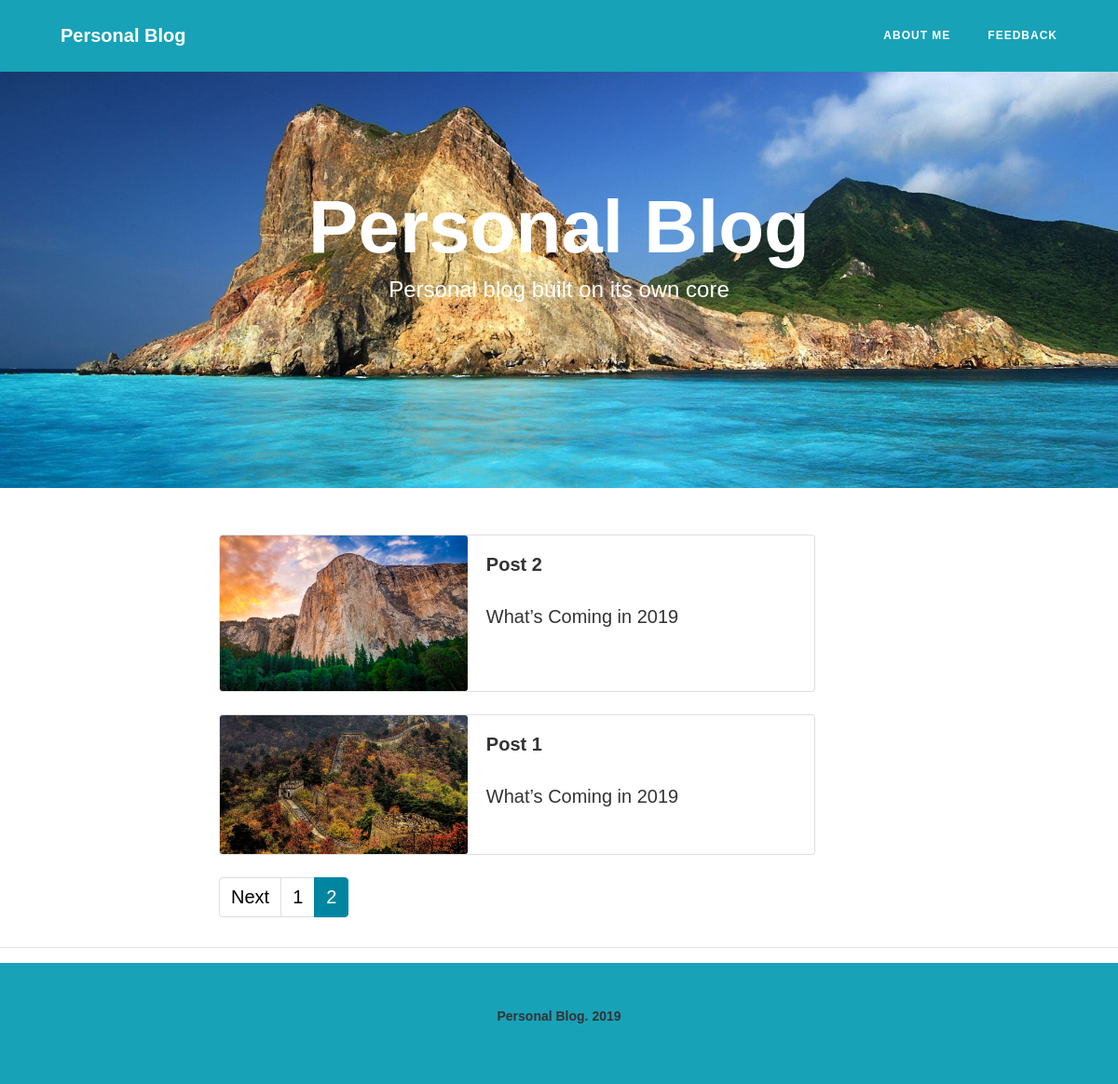
/main/index/2, run on the app's committed database.
### tables this page shows
CREATE TABLE `posts` (
  `id` int(11) NOT NULL,
  `name` text NOT NULL,
  `description` text NOT NULL,
  `text` text NOT NULL
);

### index.php (called while the page is built, shortened)
<?php
spl_autoload_register(function($class) {
    $path = str_replace('\\', '/', $class.'.php');
});
$router = new Router;
$router->run();

### app/controllers/Main.php (called while the page is built, shortened)
<?php
class Main extends Controller
{
	public function indexAction()
    {
		$pagination = new Pagination($this->route, $this->model->postsCount());
		$vars = [
			'pagination' => $pagination->get(),
			'list' => $this->model->postsList($this->route),
		];
		$this->view->render('Главная страница', $vars);
	}
}

### app/lib/Query.php (called while the page is built, shortened)
<?php
class Query
{
	protected $db;
	public function __construct()
    {
		$this->db = DataBaseConnect::getConnect();
	}
	public function query($sql, $params = [])
    {
		$stmt = $this->db->prepare($sql);
		if (!empty($params)) {
			foreach ($params as $key => $val)
			{
				if (is_int($val)) {
					$type = PDO::PARAM_INT;
				} else {
					$type = PDO::PARAM_STR;
				}
				$stmt->bindValue(':'.$key, $val, $type);
			}
		}
		$stmt->execute();
		return $stmt;
	}
	public function row($sql, $params = [])
    {
		$result = $this->query($sql, $params);
		return $result->fetchAll(PDO::FETCH_ASSOC);
	}
	public function column($sql, $params = [])
    {
		$result = $this->query($sql, $params);
		return $result->fetchColumn();
	}
}

### app/config/db.php (called while the page is built)
<?php
return [
	'host' => '127.0.0.1',
	'dbname' => 'blog',
	'user' => 'root',
	'password' => 'NyYES1213761',
];

### app/lib/DataBaseConnect.php (called while the page is built, shortened)
<?php
final class DataBaseConnect
{
    private static $config;
    private static $connect;
    public static function getConnect()
    {
        if (self::$connect === null) {
            self::$config = require 'app/config/db.php';
            self::$connect = new PDO('mysql:host='. self::$config['host'].';dbname='.self::$config['dbname'].'', self::$config['user'], self::$config['password']);
        }
        return self::$connect;
    }
}

### app/models/Main.php (called while the page is built, shortened)
<?php
class Main extends Model
{
	public function postsCount()
    {
		return $this->db->column('SELECT COUNT(id) FROM posts');
	}
	public function postsList($route)
    {
		$max = 10;
		$params = [
			'max' => $max,
			'start' => ((($route['page'] ?? 1) - 1) * $max),
		];
		return $this->db->row('SELECT * FROM posts ORDER BY id DESC LIMIT :start, :max', $params);
	}
}

### app/core/Controller.php (called while the page is built, shortened)
<?php
abstract class Controller
{
	public function __construct($route)
    {
		$this->route = $route;
		$this->model = $this->loadModel($route['controller']);
	}
	public function loadModel($name)
    {
		$path = 'app\models\\'.ucfirst($name);
		if (class_exists($path))
		{
			return new $path;
		}
	}
}

### app/core/Model.php (called while the page is built, shortened)
<?php
abstract class Model
{
	public function __construct()
    {
		$this->db = new Query;
	}
}

### app/views/main/index.php (the view)
<header class="masthead" style="background-image: url('/blog/images/home-bg.jpg')">
    <div class="container">
        <div class="row">
            <div class="col-lg-8 col-md-10 mx-auto">
                <div class="site-heading">
                    <h1>Personal Blog</h1>
                    <span class="subheading">Personal blog built on its own core</span>
                </div>
            </div>
        </div>
    </div>
</header>
<div class="container">
    <div class="row">
        <div class="col-lg-8 col-md-10 mx-auto">
            <?php if (empty($list)): ?>
                <p>Posts list empty</p>
            <?php else: ?>
                <?php foreach ($list as $val): ?>
                    <a href="/blog/post/<?php echo $val['id']; ?>">
                        <div class="card mb-4 col-sm-offset-10" style="max-width: 640px;">
                             <div class="row no-gutters">
                                 <div class="col-lg-5">
                                     <img src="/blog/materials/<?php echo $val['id']; ?>.jpg" class="card-img" alt="...">
                                 </div>
                                 <div class="col-md-5">
                                      <div class="card-body">
                                          <h5 class="card-title"><?php echo htmlspecialchars($val['name'], ENT_QUOTES); ?></h5>
                                          <p class="card-text"><?php echo htmlspecialchars($val['description'], ENT_QUOTES); ?></p>
                                      </div>
                                 </div>
                             </div>
                        </div>
                    </a>
                <?php endforeach; ?>
                <div class="clearfix">
                    <?php echo $pagination; ?>
                </div>
            <?php endif; ?>
        </div>
    </div>
</div>

### app/core/Router.php (shortened to what this page needs)
<?php
class Router
{
    protected $routes = [];
    protected $params = [];
    public function add($route, $params)
    {
        $route = preg_replace('/{([a-z]+):([^\}]+)}/', '(?P<\1>\2)', $route);
        $route = '#^'.$route.'$#';
        $this->routes[$route] = $params;
    }
    public function routesMatch()
    {
        $url = trim(str_replace('/blog/', '', $_SERVER['REQUEST_URI']));
        foreach ($this->routes as $route => $params)
        {
            if (preg_match($route, $url, $matches))
            {
                foreach ($matches as $key => $match)
                {
                    if (is_string($key))
                    {
                        if (is_numeric($match))
                        {
                            $match = (int) $match;
                        }
                        $params[$key] = $match;
                    }
                }
                $this->params = $params;
                return true;
            }
        }
        return false;
    }
    public function run()
    {
        if ($this->routesMatch())
        {
            $path = 'app\controllers\\'.ucfirst($this->params['controller']);
            if (class_exists($path))
            {
                $action = $this->params['action'].'Action';
                if (method_exists($path, $action))
                {
                    $controller = new $path($this->params);
                    $controller->$action();
                }
                else
                    View::errorCode(402);
            }
            else
                View::errorCode(403);
        }
        else
            View::errorCode(404);
    }
}

### app/lib/Pagination.php (shortened to what this page needs)
<?php
class Pagination {
    private $max = 10;
    private $route;
    private $current_page;
    private $total;
    private $limit;
    public function __construct($route, $total, $limit = 10) {
        $this->route = $route;
        $this->total = $total;
        $this->limit = $limit;
        $this->amount = $this->amount();
    }
    public function get() {
        $links = null;
        $limits = $this->limits();
        $html = '<nav><ul class="pagination">';
        for ($page = $limits[0]; $page <= $limits[1]; $page++) {
            if ($page == $this->current_page) {
                $links .= '<li class="page-item active"><span class="page-link">'.$page.'</span></li>';
            } else {
                $links .= $this->generateHtml($page);
            }
        }
        if (!is_null($links)) {
            if ($this->current_page > 1) {
                $links = $this->generateHtml(1, 'Next').$links;
            }
        }
        $html .= $links.' </ul></nav>';
        return $html;
    }
    private function generateHtml($page, $text = null) {
        if (!$text) {
            $text = $page;
        }
        return '<li class="page-item"><a class="page-link" href="/blog/'.$this->route['controller'].'/'.$this->route['action'].'/'.$page.'">'.$text.'</a></li>';
    }
    private function limits() {
        $left = $this->current_page - round($this->max / 2);
        $start = $left > 0 ? $left : 1;
        if ($start + $this->max <= $this->amount) {
            $end = $start > 1 ? $start + $this->max : $this->max;
        }
        else {
            $end = $this->amount;
            $start = $this->amount - $this->max > 0 ? $this->amount - $this->max : 1;
        }
        return array($start, $end);
    }
    private function setCurrentPage() {
        if (isset($this->route['page'])) {
            $currentPage = $this->route['page'];
        } else {
            $currentPage = 1;
        }
        $this->current_page = $currentPage;
    }
    private function amount() {
        return ceil($this->total / $this->limit);
    }
}

### app/core/View.php (shortened to what this page needs)
<?php
class View
{
	public $path;
	public $layout = 'default';
	public function __construct($route)
    {
		$this->path = $route['controller'].'/'.$route['action'];
	}
	public function render($title, $vars = [])
    {
		$path = 'app/views/'.$this->path.'.php';
		if (file_exists($path))
		{
			require $path;
			$content = ob_get_clean();
			require 'app/views/layouts/'.$this->layout.'.php';
		}
	}
}

### app/views/layouts/default.php (shortened to what this page needs)
<!DOCTYPE html>
<html lang="en">
    <head>
        <link href="/blog/styles/bootstrap.css" rel="stylesheet">
        <link href="/blog/styles/main.css" rel="stylesheet">
        <link href="/blog/styles/font-awesome.css" rel="stylesheet">
    </head>
    <body>
        <nav class="navbar navbar-expand-lg navbar-light bg-info fixed-top" id="mainNav">
            <div class="container">
                <a class="navbar-brand" href="/blog/">Personal Blog</a>
                <div class="collapse navbar-collapse" id="navbarResponsive">
                    <ul class="navbar-nav ml-auto">
                        <li class="nav-item">
                            <a class="nav-link" href="/blog/about">About me</a>
                        </li>
                        <li class="nav-item">
                            <a class="nav-link" href="/blog/contact">Feedback</a>
                        </li>
                    </ul>
                </div>
            </div>
        </nav>
        <?php echo $content; ?>
        <hr>
        <footer class="bg-info">
            <div class="container">
                <div class="row">
                    <div class="col-lg-8 col-md-10 mx-auto">
                        <h3 class="copyright"> Personal Blog. 2019</h3>
                    </div>
                </div>
            </div>
        </footer>
    </body>
</html>

### styles/main.css (style rules this page uses)
body { font-size:20px;color:#333;font-family:Arial,serif }
p { line-height:1.5;margin:30px 0 }
h1,h2,h3,h4,h5,h6 { font-weight:800;font-family:Arial,sans-serif }
a { color:#333;-webkit-transition:all .2s;-moz-transition:all .2s;transition:all .2s }
body { -webkit-tap-highlight-color:#0085a1 }
#mainNav { position:absolute;border-bottom:1px solid #eee;background-color:#fff;font-family:Arial,sans-serif }
#mainNav .navbar-brand { font-weight:800;color:#777 }
#mainNav .navbar-nav>li.nav-item>a { font-size:12px;font-weight:800;letter-spacing:1px;text-transform:uppercase }
@media only screen and (min-width:992px) { #mainNav { border-bottom:1px solid transparent;background:0 0 } }
@media only screen and (min-width:992px) { #mainNav .navbar-brand { padding:15px 20px;color:#fff } }
@media only screen and (min-width:992px) { #mainNav .navbar-nav>li.nav-item>a { padding:15px 20px;color:#fff } }
@media only screen and (min-width:1170px) { #mainNav { -webkit-transition:background-color .2s;-moz-transition:background-color .2s;transition:background-color .2s;-webkit-transform:translate3d(0,0,0);-moz-transform:translate3d(0,0,0);-ms-transform:translate3d(0,0,0);-o-transform:translate3d(0,0,0);transform:translate3d(0,0,0);-webkit-backface-visibility:hidden } }
header.masthead { margin-bottom:50px;background:no-repeat center center;background-color:#777;background-attachment:scroll;-webkit-background-size:cover;-moz-background-size:cover;-o-background-size:cover;background-size:cover }
header.masthead .page-heading,header.masthead .post-heading,header.masthead .site-heading { padding:200px 0 150px;color:#fff }
@media only screen and (min-width:768px) { header.masthead .page-heading,header.masthead .post-heading,header.masthead .site-heading { padding:200px 0 } }
header.masthead .page-heading,header.masthead .site-heading { text-align:center }
header.masthead .page-heading h1,header.masthead .site-heading h1 { font-size:50px;margin-top:0 }
header.masthead .page-heading .subheading,header.masthead .site-heading .subheading { font-size:24px;font-weight:300;line-height:1.1;display:block;margin:10px 0 0;font-family:Arial,sans-serif }
@media only screen and (min-width:768px) { header.masthead .page-heading h1,header.masthead .site-heading h1 { font-size:80px } }
footer { padding:50px 0 65px }
footer .copyright { font-size:14px;margin-bottom:0;text-align:center }
.page-link, .page-link:hover { color:#000; }
.page-item.active .page-link { background: #0085A1; border-color: #0085A1 }

### data on the page
posts: shows a picture, name "Post 2", description "What’s Coming in 2019"
posts: shows a picture, name "Post 1", description "What’s Coming in 2019"

### other printed values
$text "Next"
$text "1"
